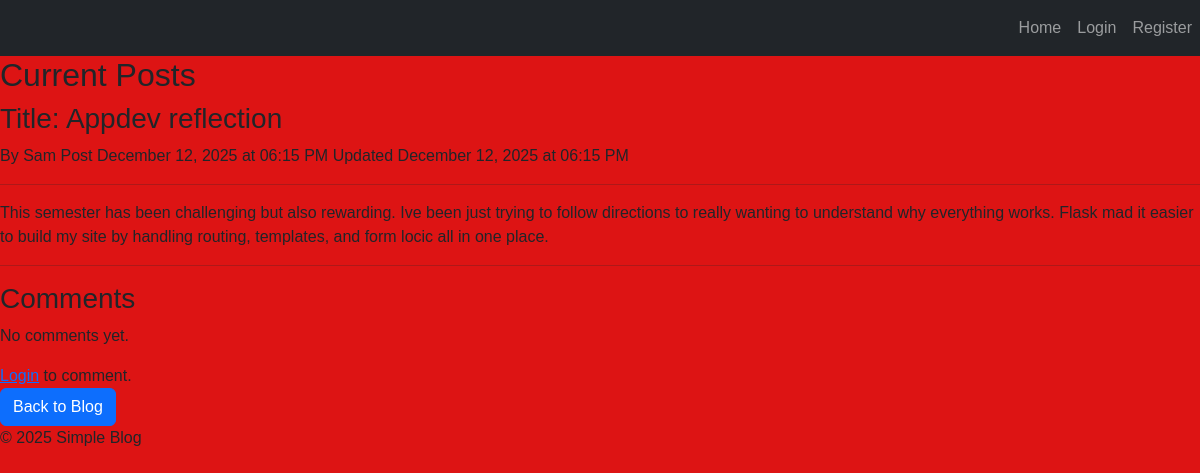
Screenshot of /post/2 with the database file from the repository.
### app.py (models this page shows, shortened)
class Post(db.Model):
    id = db.Column(db.Integer, primary_key=True)
    title = db.Column(db.String(200), nullable=False)
    content = db.Column(db.Text, nullable=False)
    created_at = db.Column(db.DateTime, default=datetime.utcnow)
    updated_at = db.Column(db.DateTime, default=datetime.utcnow, onupdate=datetime.utcnow)
    user_id = db.Column(db.Integer, db.ForeignKey('user.id'), nullable=False)
    comments = db.relationship(
        'Comment', backref='post', lazy=True, cascade='all, delete-orphan', order_by='Comment.created_at.asc()'
    )

class User(UserMixin, db.Model):
    id = db.Column(db.Integer, primary_key=True)
    username = db.Column(db.String(80), unique=True, nullable=False)
    posts = db.relationship('Post', backref='author', lazy=True, cascade='all, delete-orphan')
    created_at = db.Column(db.DateTime, default=datetime.utcnow)
    password_hash = db.Column(db.String(200), nullable=False)

### app.py (the view)
@app.route('/post/<int:post_id>')
def view_post(post_id):
    post = Post.query.get_or_404(post_id)
    form = CommentForm()
    return render_template('view_post.html', post=post, form=form)

### templates/view_post.html (shortened to what this page needs)
{% extends "base.html" %}
    {% block content %}
    <h2>Current Posts</h2>
        <div>
            <h3>Title: {{ post.title }}</h3>
            <p>
                By {{ post.author.username }}
                    Post {{ post.created_at.strftime('%B %d, %Y at %I:%M %p') }}
                {% if post.updated_at != post.created_at %}
                        Updated {{ post.updated_at.strftime('%B %d, %Y at %I:%M %p') }}
                {% endif %}
            </p>
            <hr>
            <div class="content">
                {{ post.content|replace('\n', '<br>')|safe }}
                <br>
            </div>
        </div>
        <hr>
        <div>
            <h3>Comments</h3>
            {% if post.comments %}
                {% for c in post.comments %}
                    <div>
                        <strong>{{ c.author.username }}</strong>
                        <small>{{ c.created_at.strftime('%B %d, %Y at %I:%M %p') }}</small>
                        <p>{{ c.content | replace('\n', '<br>') | safe }}</p>
                    </div>
                {% endfor %}
            {% else %}
                <p>No comments yet.</p>
            {% endif %}
        </div>
        {% if current_user.is_authenticated and current_user != post.author %}
        <div>
            <h4>Add a comment</h4>
            <form method="POST" action="{{ url_for('add_comment', post_id=post.id) }}">
                {{ form.hidden_tag() }}
                <div>
                    {{ form.content.label }}
                    {{ form.content(rows=3) }}
                    {% for error in form.content.errors %}
                        <div><span>{{ error }}</span></div>
                    {% endfor %}
                </div>
                <div>
                    {{ form.submit() }}
                </div>
            </form>
        </div>
        {% elif not current_user.is_authenticated %}
            <a href="{{ url_for('login') }}">Login</a> to comment.
        {% endif %}
        <div>
        <a href="{{ url_for('index') }}"><button type="button" class="btn btn-primary">Back to Blog</button></a>
        </div>
    {% endblock %}

### static/style.css (style rules this page uses)
body { font-family: Arial, sans-serif; background-color: #dd1414; margin: 0; padding: 0; }

### rows the page displays
Post: title "Appdev reflection", created_at "December 12, 2025 at 06:15 PM", updated_at "December 12, 2025 at 06:15 PM", content "This semester has been challenging but also rewarding. Ive been just trying to follow directions to really wanting to understand why everything works. Flask mad it easier to build my site by handling routing, templates, and form locic all in one place."
User: author.username "Sam"
